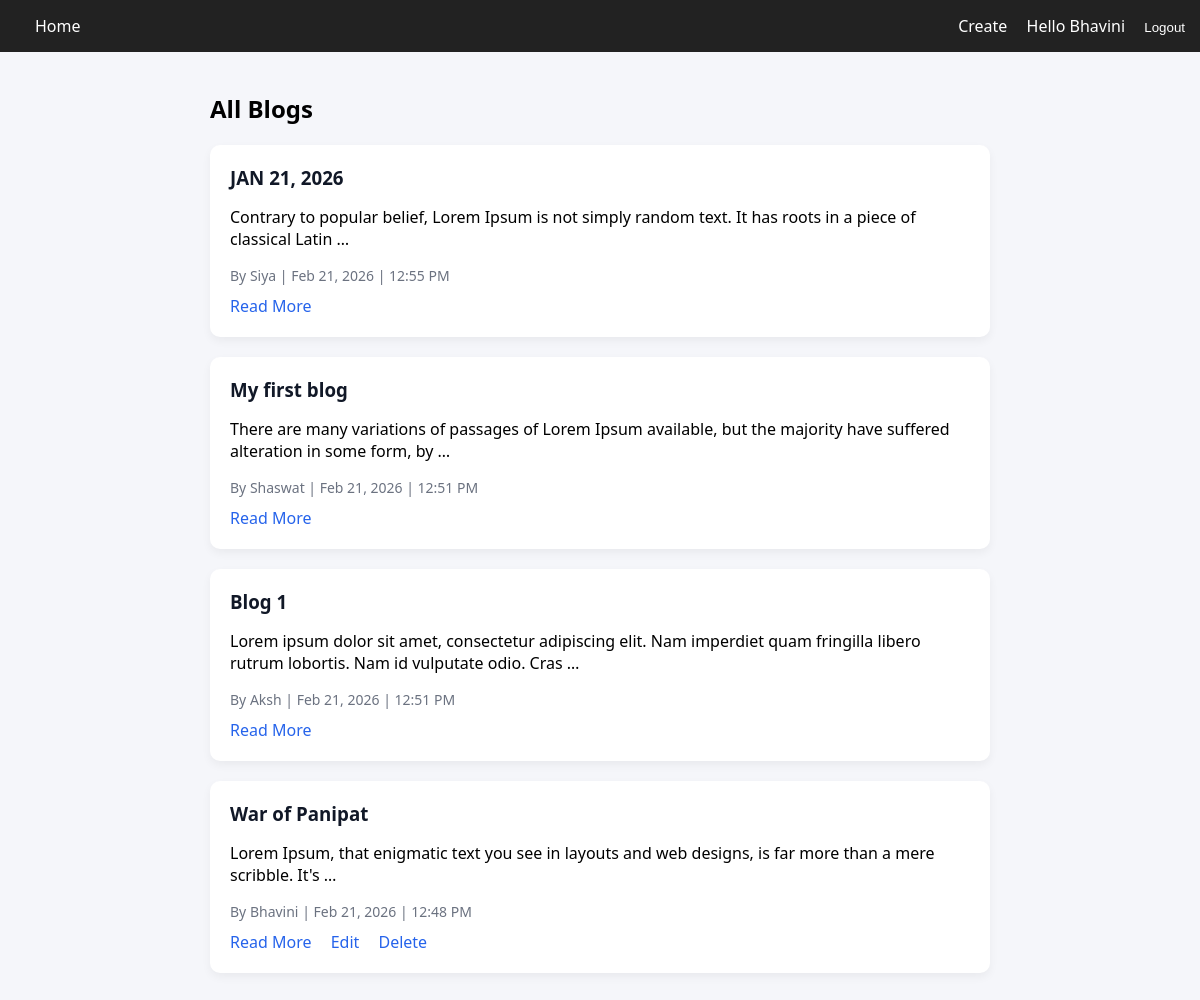
The app's page / (signed in) with its own data.
### blog/models.py (models this page shows, shortened)
class Blog(models.Model):
    title=models.CharField(max_length=100)
    description=models.TextField()
    timestamp=models.DateTimeField(auto_now_add=True)
    author=models.ForeignKey(User, on_delete=models.CASCADE)

### blog/views.py (the view)
# urls.py: path('', views.home, name='home'),
def home(request):
    blogs = Blog.objects.all().order_by('-timestamp')
    return render(request, 'home.html', {'blogs': blogs})

### templates/home.html
{% extends 'base.html' %}
{% block content %}
<h2>All Blogs</h2>
{% for blog in blogs %}
<div class="blog-card">
    <h3>{{ blog.title }}</h3>
    <p>{{ blog.description|truncatewords:20 }}</p>
    <div class="blog-meta">
        By {{ blog.author.username }} | {{ blog.timestamp|date:"M d, Y | h:i A" }}
    </div>
    <div class="blog-actions" style="margin-top:10px;">
        <a href="{% url 'read' blog.id %}">Read More</a>
        {% if user == blog.author or user.is_superuser %}
            <a href="{% url 'edit' blog.id %}">Edit</a>
            <a href="{% url 'delete' blog.id %}">Delete</a>
        {% endif %}
    </div>
</div>
{% empty %}
<p>No blogs available.</p>
{% endfor %}
{% endblock %}

### templates/base.html (shortened to what this page needs)
<!DOCTYPE html>
<html>
<head>
</head>
<body>
<nav style="display: flex; justify-content: space-between; align-items: center; background-color: #222; padding: 15px;">
    <div>
        <a href="{% url 'home' %}" style="color:white; text-decoration:none;">Home</a>
    </div>
    <div>
        {% if user.is_authenticated %}
            <a href="{% url 'create' %}" style="color:white; margin-right:15px;">Create</a>
            <span style="color:white; margin-right:15px;">Hello {{ user.username }}</span>
            <form method="POST" action="{% url 'logout' %}" style="display:inline;">
    <button type="submit" style="background:none; border:none; color:white; cursor:pointer; padding:0;">
        Logout
    </button>
</form>
        {% else %}
            <a href="{% url 'login' %}" style="color:white; margin-right:15px;">Login</a>
            <a href="{% url 'signup' %}" style="color:white;">Sign Up</a>
        {% endif %}
    </div>
</nav>
<div class="container">
    {% block content %}
    {% endblock %}
</div>
</body>
</html>

### templates/base.html (style rules this page uses)
body { margin: 0; font-family: 'Segoe UI', sans-serif; background-color: #f5f6fa; }
nav { display: flex; justify-content: space-between; align-items: center; background-color: #111827; padding: 15px 40px; }
nav a { color: #ffffff; text-decoration: none; margin-left: 20px; font-weight: 500; }
.container { width: 65%; margin: 40px auto; }
.blog-card { background: #ffffff; padding: 20px; border-radius: 10px; margin-bottom: 20px; box-shadow: 0 4px 10px rgba(0,0,0,0.05); }
.blog-card h3 { margin: 0; color: #111827; }
.blog-meta { color: #6b7280; font-size: 14px; margin-top: 5px; }
.blog-actions a { margin-right: 15px; color: #2563eb; font-weight: 500; text-decoration: none; }
button { background-color: #2563eb; color: white; border: none; padding: 8px 15px; border-radius: 5px; cursor: pointer; }

### records on screen
Blog: title "JAN 21, 2026", description "Contrary to popular belief, Lorem Ipsum is not simply random text. It has roots in a piece of classical Latin …", author.username "Siya", timestamp|h "Feb 21, 2026 | 12:55 PM"
Blog: title "My first blog", description "There are many variations of passages of Lorem Ipsum available, but the majority have suffered alteration in some form, by …", author.username "Shaswat", timestamp|h "Feb 21, 2026 | 12:51 PM"
Blog: title "Blog 1", description "Lorem ipsum dolor sit amet, consectetur adipiscing elit. Nam imperdiet quam fringilla libero rutrum lobortis. Nam id vulputate odio. Cras …", author.username "Aksh", timestamp|h "Feb 21, 2026 | 12:51 PM"
Blog: title "War of Panipat", description "Lorem Ipsum, that enigmatic text you see in layouts and web designs, is far more than a mere scribble. It's …", author.username "Bhavini", timestamp|h "Feb 21, 2026 | 12:48 PM", shows "Edit"

### other values on screen
{{ user.username }} "Bhavini"
